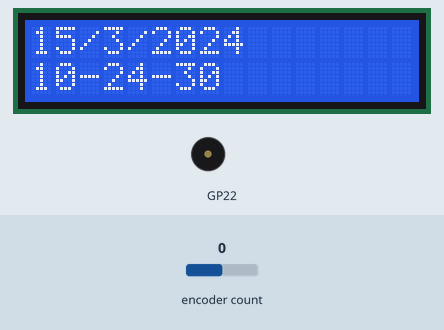
A program run on a simulated Raspberry Pi Pico running CircuitPython. On the bench: 16×2 character LCD, buzzer (waves = sounding). Inputs (shaded band) come from the test bench; at power-on: encoder count 0. The clock reads 2024-03-15 10:24:30 at power-on unless the program sets it; library files of the repository ran but are not shown: lcd.py, i2c_pcf8574_interface.py; what the program prints to the serial console is not drawn.

Above: at 0.4 s.
At 2.6 s:
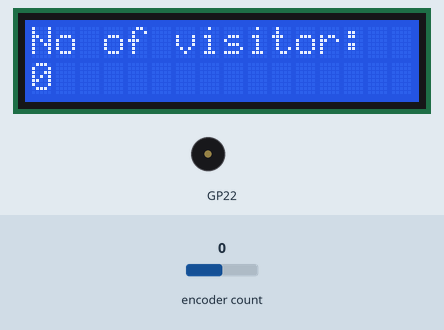
2.7 s: encoder count set to 1
At 4.0 s:
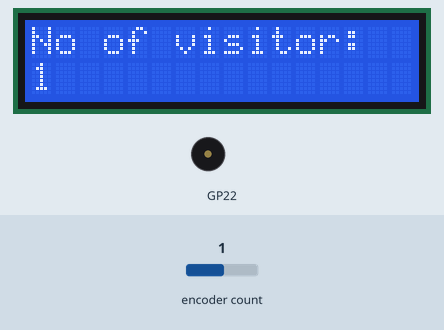
4.3 s: encoder count set to 2
At 5.1 s:
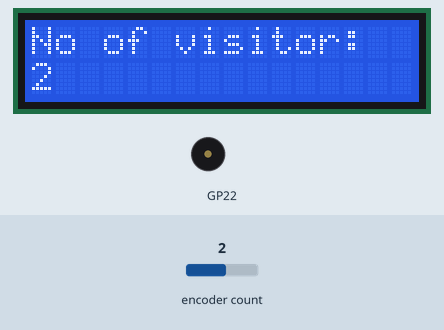
5.9 s: encoder count set to 3
At 6.5 s:
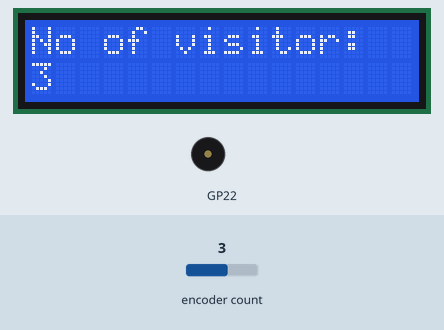
Timing chart, 0 to 8.9 s (numbered marks = the images above; inputs shaded):
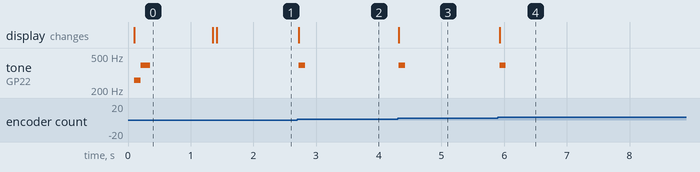

The program:

v3_code.py
```python
import time
import rtc
import board
import busio
import simpleio
import rotaryio
from lcd.lcd import LCD
from lcd.i2c_pcf8574_interface import I2CPCF8574Interface

buzzer = board.GP22
NOTE_C4 = 261
NOTE_G4 = 392

IR1 = board.GP3
IR2 = board.GP2
sensor = rotaryio.IncrementalEncoder(IR1, IR2)
last_count = 0

LCD_SCL = board.GP5
LCD_SDA = board.GP4
LCD_ADDR = 0x27
i2c_lcd = busio.I2C(LCD_SCL, LCD_SDA)
lcd = LCD(I2CPCF8574Interface(i2c_lcd, LCD_ADDR), num_rows=2, num_cols=16)

r = rtc.RTC()
#r.datetime = time.struct_time((2023, 8, 7, 10, 33, 10, 0, -1, -1))

day = str(r.datetime.tm_mday)
lcd.print(day)
lcd.print("/")
month = str(r.datetime.tm_mon)
lcd.print(month)
lcd.print("/")
year = str(r.datetime.tm_year)
lcd.print(year)
lcd.print("\n")

hour = str(r.datetime.tm_hour)
lcd.print(hour)
lcd.print("-")
minit = str(r.datetime.tm_min)
lcd.print(minit)
lcd.print("-")
sec = str(r.datetime.tm_sec)
lcd.print(sec)


#time.sleep(5)
#lcd.print("Bidirectional\nVisitor Counter")
simpleio.tone(buzzer, NOTE_C4, duration=0.1)
simpleio.tone(buzzer, NOTE_G4, duration=0.15)
time.sleep(1)

lcd.clear()
lcd.print("No of visitor:\n0")

#btn = board.GP8
#button():


a=0
while True:


    #button()
    count = sensor.position
    lcd.set_cursor_pos(1, 0)
    lcd.print("{} ".format(a))

    if count != last_count:
        print("No of visitor: {} ".format(count))
        lcd.set_cursor_pos(1, 0)
        lcd.print("{} ".format(count))


        if count > last_count:
            simpleio.tone(buzzer, NOTE_G4, duration=0.1)
            a = a+1

        else:
            simpleio.tone(buzzer, NOTE_C4, duration=0.1)


        last_count = count
```

Measured:
- after the input at 2.7 s, tone on GP22: silent → 392 Hz at once, → silent 0.10 s later; the display: changes at once (image 2)
- after the input at 4.3 s, tone on GP22: silent → 392 Hz at once, → silent 0.10 s later; the display: changes at once (image 3)
- after the input at 5.9 s, tone on GP22: silent → 392 Hz at once, → silent 0.10 s later; the display: changes at once (image 4)
- what the display in image 0 shows lasts 1.3 s, from 0.1 s to 1.4 s
